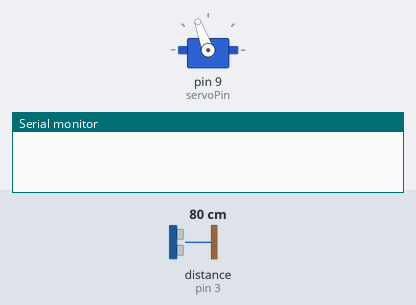
Recording of a sketch running on a simulated Arduino Uno, built with avr-gcc and run on an emulated ATmega328P. Parts: servo, the last lines printed to the serial monitor. The test bench sets the inputs (shaded band); at power-on: distance to the obstacle (sensor on pin 3) 80 cm. The echo pulse lasts 58.3 µs per cm.

Above: at 1.2 s.
1.3 s: distance to the obstacle (sensor on pin 3) set to 2 cm
At 2.6 s:
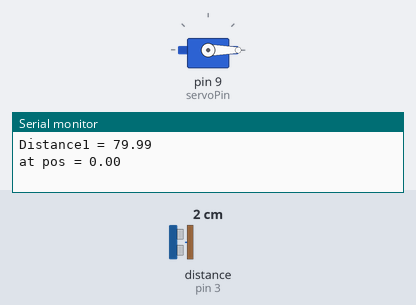
4.3 s: distance to the obstacle (sensor on pin 3) set to 4 cm
At 5.9 s:
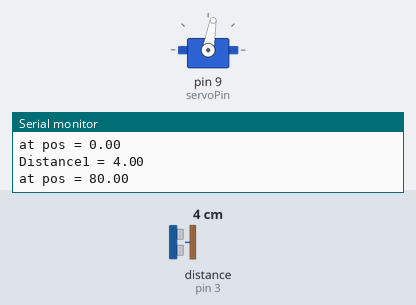
7.3 s: distance to the obstacle (sensor on pin 3) set to 9 cm
At 9.4 s:
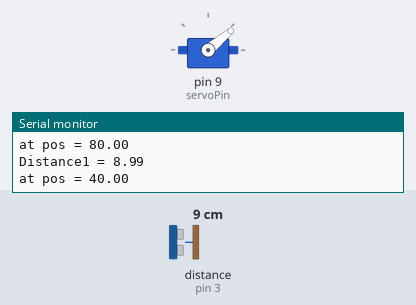
Timing chart, 0 to 16.3 s (numbered marks = the images above; inputs shaded):
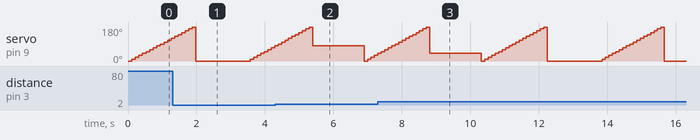

The sketch:

farthest_distance.ino
```cpp
#include <NewPing.h>
#include <Servo.h>

#define triggerPin 2
#define echoPin 3
#define servoPin 9
#define MAX_DISTANCE 350

NewPing sonar(triggerPin, echoPin, MAX_DISTANCE);

Servo ultrasound_servo;

float distance;

void setup(){
    Serial.begin(9600);
    ultrasound_servo.attach(servoPin);
}

void printDistance(float dist){
    Serial.print("Distance1 = ");
    Serial.println(dist);
}

float getDistance(NewPing sonar_sensor){

    float duration = sonar_sensor.ping();
    return duration * 0.0343/2;
}

void loop(){
    float farthest_distance = 0;
    float farthest_pos = 0;
    for (int pos = 0; pos <= 180; pos+= 10){
        ultrasound_servo.write(pos);
        delay(30); //wait for servo to rotate
        distance = getDistance(sonar);
        if (distance > farthest_distance){
            farthest_distance = distance;
            farthest_pos = pos;
        }
        delay(70);
    }
    printDistance(farthest_distance);
    Serial.print("at pos = ");
    Serial.println(farthest_pos);
    //ultrasound_servo.write(0);
    ultrasound_servo.write(farthest_pos);
    delay(1500);

}
```
